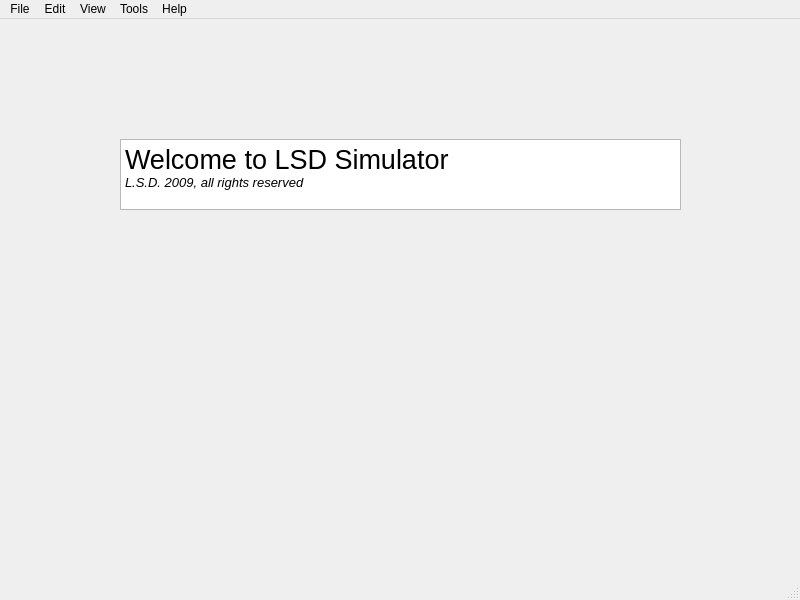
<?xml version="1.0" encoding="UTF-8"?>
<ui version="4.0">
    <class>MainWindow</class>
    <widget class="QMainWindow" name="MainWindow">
        <property name="geometry">
            <rect>
                <x>0</x>
                <y>0</y>
                <width>800</width>
                <height>600</height>
            </rect>
        </property>
        <property name="windowTitle">
            <string>LSDSimulatorInp</string>
        </property>
        <widget class="QWidget" name="centralwidget">
            <widget class="QTextEdit" name="textEdit">
                <property name="geometry">
                    <rect>
                        <x>120</x>
                        <y>120</y>
                        <width>561</width>
                        <height>71</height>
                    </rect>
                </property>
                <property name="html">
                    <string>&lt;!DOCTYPE HTML PUBLIC &quot;-//W3C//DTD HTML 4.0//EN&quot; &quot;http://www.w3.org/TR/REC-html40/strict.dtd&quot;&gt;
&lt;html&gt;&lt;head&gt;&lt;meta name=&quot;qrichtext&quot; content=&quot;1&quot; /&gt;&lt;style type=&quot;text/css&quot;&gt;
p, li { white-space: pre-wrap; }
&lt;/style&gt;&lt;/head&gt;&lt;body style=&quot; font-family:'Sans'; font-size:10pt; font-weight:400; font-style:normal;&quot;&gt;
&lt;p style=&quot; margin-top:0px; margin-bottom:0px; margin-left:0px; margin-right:0px; -qt-block-indent:0; text-indent:0px;&quot;&gt;&lt;span style=&quot; font-family:'MS Shell Dlg 2'; font-size:20pt;&quot;&gt;Welcome to LSD Simulator&lt;/span&gt;&lt;/p&gt;
&lt;p style=&quot; margin-top:0px; margin-bottom:0px; margin-left:0px; margin-right:0px; -qt-block-indent:0; text-indent:0px;&quot;&gt;&lt;span style=&quot; font-family:'MS Shell Dlg 2'; font-style:italic;&quot;&gt;L.S.D. 2009, all rights reserved&lt;/span&gt;&lt;/p&gt;&lt;/body&gt;&lt;/html&gt;
                    </string>
                </property>
            </widget>
        </widget>
        <widget class="QMenuBar" name="menubar">
            <property name="geometry">
                <rect>
                    <x>0</x>
                    <y>0</y>
                    <width>800</width>
                    <height>23</height>
                </rect>
            </property>
            <widget class="QMenu" name="menuFile">
                <property name="title">
                    <string>File</string>
                </property>
                <addaction name="actionNew"/>
                <addaction name="actionOpen"/>
                <addaction name="actionExport_to_XML"/>
                <addaction name="separator"/>
                <addaction name="actionExit"/>
            </widget>
            <widget class="QMenu" name="menuHelp">
                <property name="title">
                    <string>Help</string>
                </property>
                <addaction name="actionAbout"/>
            </widget>
            <widget class="QMenu" name="menuEdit">
                <property name="title">
                    <string>Edit</string>
                </property>
            </widget>
            <widget class="QMenu" name="menuView">
                <property name="title">
                    <string>View</string>
                </property>
            </widget>
            <widget class="QMenu" name="menuTools">
                <property name="title">
                    <string>Tools</string>
                </property>
            </widget>
            <addaction name="menuFile"/>
            <addaction name="menuEdit"/>
            <addaction name="menuView"/>
            <addaction name="menuTools"/>
            <addaction name="menuHelp"/>
        </widget>
        <widget class="QStatusBar" name="statusbar"/>
        <action name="actionNew">
            <property name="text">
                <string>New...</string>
            </property>
            <property name="shortcut">
                <string>Ctrl+N</string>
            </property>
        </action>
        <action name="actionOpen">
            <property name="text">
                <string>Open...</string>
            </property>
            <property name="shortcut">
                <string>Ctrl+O</string>
            </property>
        </action>
        <action name="actionExport_to_XML">
            <property name="text">
                <string>Export to XML</string>
            </property>
            <property name="shortcut">
                <string>Ctrl+S</string>
            </property>
        </action>
        <action name="actionExit">
            <property name="text">
                <string>Exit</string>
            </property>
            <property name="shortcut">
                <string>Ctrl+Q</string>
            </property>
        </action>
        <action name="actionAbout">
            <property name="text">
                <string>About...</string>
            </property>
        </action>
    </widget>
    <resources/>
    <connections/>
</ui>
